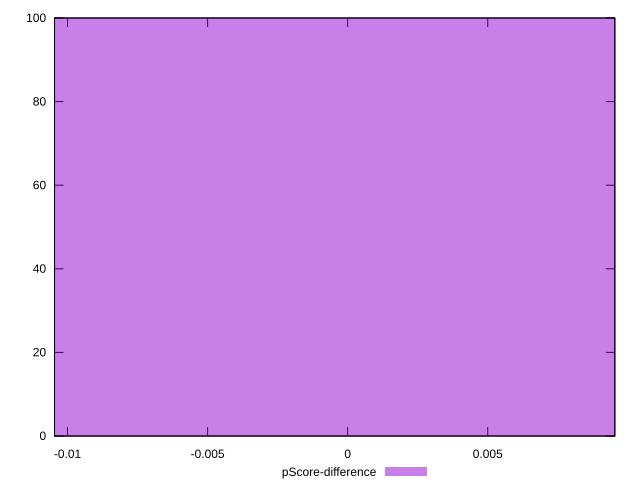

This figure's gnuplot source:
reset

$pScoreDifference <<EOF
0 100
EOF

set key outside below
set boxwidth 0.1
set xrange [-0.01046368027868593:0.00953631972131407]
set yrange [0:100]
set trange [0:100]
set style fill transparent solid 0.5 noborder
set terminal svg size 640, 490 enhanced background rgb 'white'
set output "reports/report_00033_2021-03-01T14-23-16.841Z/dom-size/samples/astro-cached/pScore-difference/histogram.svg"

plot $pScoreDifference title "pScore-difference" with boxes

reset
